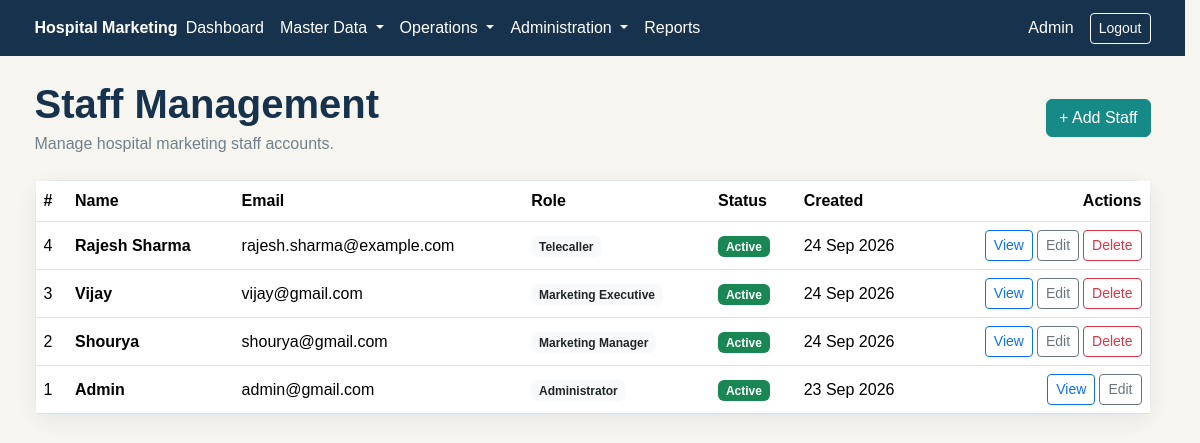
Screenshot of /admin/users/index.php (signed in) with the database file from the repository.
### tables this page shows
CREATE TABLE `users` (
  `id` int(10) UNSIGNED NOT NULL,
  `name` varchar(120) NOT NULL,
  `email` varchar(190) NOT NULL,
  `password` varchar(255) NOT NULL,
  `role_id` int(10) UNSIGNED NOT NULL,
  `status` enum('active','inactive') NOT NULL DEFAULT 'active',
  `created_at` timestamp NOT NULL DEFAULT current_timestamp(),
  `updated_at` timestamp NOT NULL DEFAULT current_timestamp() ON UPDATE current_timestamp()
);

CREATE TABLE `roles` (
  `id` int(10) UNSIGNED NOT NULL,
  `name` varchar(50) NOT NULL,
  `display_name` varchar(100) NOT NULL,
  `created_at` timestamp NOT NULL DEFAULT current_timestamp()
);

### includes/auth.php (called while the page is built, shortened)
 <?php
function is_logged_in(): bool
{
    return isset($_SESSION['user']);
}
function current_user(): ?array
{
    return $_SESSION['user'] ?? null;
}

### includes/permission_check.php (called while the page is built, shortened)
<?php
require_once __DIR__ . '/auth.php';
require_once __DIR__ . '/../config/database.php';
function has_permission(string $permission_name): bool
{
    $user = current_user();
    global $pdo;
    $stmt = $pdo->prepare("
        SELECT
            p.id
        FROM users u
        INNER JOIN role_permissions rp
            ON rp.role_id = u.role_id
        INNER JOIN permissions p
            ON p.id = rp.permission_id
        WHERE u.id = ?
          AND u.status = 'active'
          AND p.name = ?
        LIMIT 1
    ");
    $stmt->execute([
        $user['id'],
        $permission_name
    ]);
    return (bool) $stmt->fetch();
}

### admin/users/index.php (the view, shortened to what this page needs)
 <?php
require_once __DIR__ . '/../../includes/auth.php';
require_once __DIR__ . '/../../includes/role_check.php';
require_once __DIR__ . '/../../includes/permission_check.php';
$stmt = $pdo->query("
    SELECT
        u.id,
        u.name,
        u.email,
        u.status,
        u.created_at,
        r.name AS role_name,
        r.display_name AS role_display_name
    FROM users u
    LEFT JOIN roles r
        ON u.role_id = r.id
    ORDER BY u.id DESC
");
$users = $stmt->fetchAll();
$current_user = current_user();
require_once __DIR__ . '/../../includes/header.php';
?>
<div class="container py-4">
    <div class="d-flex justify-content-between align-items-center mb-4">
        <div>
            <h1 class="hm-page-title mb-1">
                Staff Management
            </h1>
            <p class="hm-muted mb-0">
                Manage hospital marketing staff accounts.
            </p>
        </div>
        <?php if (has_permission('users.create')): ?>
            <a
                href="<?php echo BASE_URL; ?>/admin/users/add.php"
                class="btn btn-hm-primary"
            >
                + Add Staff
            </a>
        <?php endif; ?>
    </div>
    <div class="hm-card">
        <div class="table-responsive">
            <table class="table table-hover align-middle mb-0">
                <thead>
                    <tr>
                        <th>#</th>
                        <th>Name</th>
                        <th>Email</th>
                        <th>Role</th>
                        <th>Status</th>
                        <th>Created</th>
                        <th class="text-end">
                            Actions
                        </th>
                    </tr>
                </thead>
                <tbody>
                <?php if (empty($users)): ?>
                    <tr>
                        <td
                            colspan="7"
                            class="text-center py-5"
                        >
                            <div class="hm-muted">
                                No staff accounts found.
                            </div>
                        </td>
                    </tr>
                <?php else: ?>
                    <?php foreach ($users as $user): ?>
                        <tr>
                            <td>
                                <?php echo (int) $user['id']; ?>
                            </td>
                            <td>
                                <div class="fw-semibold">
                                    <?php
                                    echo htmlspecialchars(
                                        $user['name'],
                                        ENT_QUOTES,
                                        'UTF-8'
                                    );
                                    ?>
                                </div>
                            </td>
                            <td>
                                <?php
                                echo htmlspecialchars(
                                    $user['email'],
                                    ENT_QUOTES,
                                    'UTF-8'
                                );
                                ?>
                            </td>
                            <td>
                                <?php
                                $role_display =
                                    !empty($user['role_display_name'])
                                        ? $user['role_display_name']
                                        : $user['role_name'];
                                ?>
                                <span class="badge bg-light text-dark">
                                    <?php
                                    echo htmlspecialchars(
                                        $role_display,
                                        ENT_QUOTES,
                                        'UTF-8'
                                    );
                                    ?>
                                </span>
                            </td>
                            <td>
                                <?php if ($user['status'] === 'active'): ?>
                                    <span class="badge bg-success">
                                        Active
                                    </span>
                                <?php else: ?>
                                    <span class="badge bg-secondary">
                                        Inactive
                                    </span>
                                <?php endif; ?>
                            </td>
                            <td>
                                <?php
                                if (!empty($user['created_at'])) {
                                    echo date(
                                        'd M Y',
                                        strtotime($user['created_at'])
                                    );
                                } else {
                                    echo '-';
                                }
                                ?>
                            </td>
                            <td class="text-end">
                                <div
                                    class="d-flex justify-content-end gap-1 flex-wrap"
                                >
                                    <?php if (has_permission('users.view')): ?>
                                        <a
                                            href="<?php echo BASE_URL; ?>/admin/users/view.php?id=<?php echo (int) $user['id']; ?>"
                                            class="btn btn-sm btn-outline-primary"
                                        >
                                            View
                                        </a>
                                    <?php endif; ?>
                                    <?php if (has_permission('users.edit')): ?>
                                        <a
                                            href="<?php echo BASE_URL; ?>/admin/users/edit.php?id=<?php echo (int) $user['id']; ?>"
                                            class="btn btn-sm btn-outline-secondary"
                                        >
                                            Edit
                                        </a>
                                    <?php endif; ?>
                                    <?php
                                    $is_current_user = false;
                                    if (
                                        $current_user &&
                                        isset($current_user['id']) &&
                                        (int) $current_user['id'] === (int) $user['id']
                                    ) {
                                        $is_current_user = true;
                                    }
                                    ?>
                                    <?php
                                    if (
                                        has_permission('users.delete')
                                        && !$is_current_user
                                    ):
                                    ?>
                                        <form
                                            method="POST"
                                            action="<?php echo BASE_URL; ?>/admin/users/delete.php"
                                            class="d-inline"
                                            onsubmit="return confirm('Are you sure you want to delete this staff account?');"
                                        >
                                            <button
                                                type="submit"
                                                class="btn btn-sm btn-outline-danger"
                                            >
                                                Delete
                                            </button>
                                        </form>
                                    <?php endif; ?>
                                </div>
                            </td>
                        </tr>
                    <?php endforeach; ?>
                <?php endif; ?>
                </tbody>
            </table>
        </div>
    </div>
</div>
<?php
require_once __DIR__ . '/../../includes/footer.php';
?>

### includes/header.php (shortened to what this page needs)
<!DOCTYPE html>
<html lang="en">
<head>
    <link
        href="https://cdn.jsdelivr.net/npm/bootstrap@5.3.3/dist/css/bootstrap.min.css"
        rel="stylesheet"
    >
    <link
        rel="stylesheet"
        href="<?php echo BASE_URL; ?>/assets/css/style.css"
    >
</head>
<body>
    <?php require_once __DIR__ . '/navbar.php'; ?>

### includes/navbar.php (shortened to what this page needs)
 <?php
require_once __DIR__ . '/auth.php';
$user = current_user();
?>
<nav class="navbar navbar-expand-lg hm-navbar">
    <div class="container">
        <a
            class="hm-brand"
            href="<?php echo BASE_URL; ?>/index.php"
        >
            Hospital Marketing
        </a>
        <div
            class="collapse navbar-collapse"
            id="mainNavbar"
        >
            <?php if ($user): ?>
                <ul class="navbar-nav me-auto mb-2 mb-lg-0">
<?php if ($user['role'] === 'admin'): ?>
    <li class="nav-item">
        <a
            class="nav-link text-white"
            href="<?php echo BASE_URL; ?>/admin/dashboard.php"
        >
            Dashboard
        </a>
    </li>
    <li class="nav-item dropdown">
        <a
            class="nav-link dropdown-toggle text-white"
            href="#"
            id="adminMasterDropdown"
            role="button"
            data-bs-toggle="dropdown"
            aria-expanded="false"
        >
            Master Data
        </a>
    </li>
    <li class="nav-item dropdown">
        <a
            class="nav-link dropdown-toggle text-white"
            href="#"
            id="adminOperationsDropdown"
            role="button"
            data-bs-toggle="dropdown"
            aria-expanded="false"
        >
            Operations
        </a>
    </li>
    <li class="nav-item dropdown">
        <a
            class="nav-link dropdown-toggle text-white"
            href="#"
            id="adminAdministrationDropdown"
            role="button"
            data-bs-toggle="dropdown"
            aria-expanded="false"
        >
            Administration
        </a>
    </li>
    <li class="nav-item">
        <a
            class="nav-link text-white"
            href="<?php echo BASE_URL; ?>/admin/reports/index.php"
        >
            Reports
        </a>
    </li>
                    <?php endif; ?>
                </ul>
                <div class="d-flex align-items-center">
                    <span class="text-white me-3">
                        <?php
                        echo htmlspecialchars(
                            $user['name']
                        );
                        ?>
                    </span>
                    <a
                        href="<?php echo BASE_URL; ?>/logout.php"
                        class="btn btn-sm btn-outline-light"
                    >
                        Logout
                    </a>
                </div>
            <?php endif; ?>
        </div>
    </div>
</nav>

### includes/footer.php (shortened to what this page needs)
</body>
</html>

### assets/css/style.css (style rules this page uses)
:root { --hm-navy: #17324d; --hm-teal: #168a87; --hm-gold: #b89a5a; --hm-ivory: #f7f5ef; --hm-white: #ffffff; --hm-text: #243746; --hm-muted: #71808c; --hm-border: #e3e7ea; }
body { background-color: var(--hm-ivory); color: var(--hm-text); font-family: Arial, sans-serif; margin: 0; overflow-x: hidden; }
.hm-navbar { background-color: var(--hm-navy); }
.hm-brand { color: var(--hm-white); font-weight: 750; text-decoration: none; }
.hm-card { background-color: var(--hm-white); border: 1px solid var(--hm-border); border-radius: 16px; box-shadow: 0 6px 20px rgba(23, 50, 77, 0.07); max-width: 100%; min-width: 0; }
.btn-hm-primary { background-color: var(--hm-teal); border-color: var(--hm-teal); color: var(--hm-white); }
.hm-page-title { color: var(--hm-navy); font-weight: 700; }
.hm-muted { color: var(--hm-muted); }
html { scrollbar-gutter: stable; }
.table-responsive { width: 100%; max-width: 100%; }
.table-responsive table { max-width: 100%; }

### rows the page displays
users: name "Admin", id "1", email "admin@gmail.com", role.display_name "Administrator", status "Active", created_at "23 Sep 2026"
users: id "4", name "Rajesh Sharma", email "rajesh.sharma@example.com", role.display_name "Telecaller", status "Active", created_at "24 Sep 2026"
users: id "3", name "Vijay", email "vijay@gmail.com", role.display_name "Marketing Executive", status "Active", created_at "24 Sep 2026"
users: id "2", name "Shourya", email "shourya@gmail.com", role.display_name "Marketing Manager", status "Active", created_at "24 Sep 2026"
